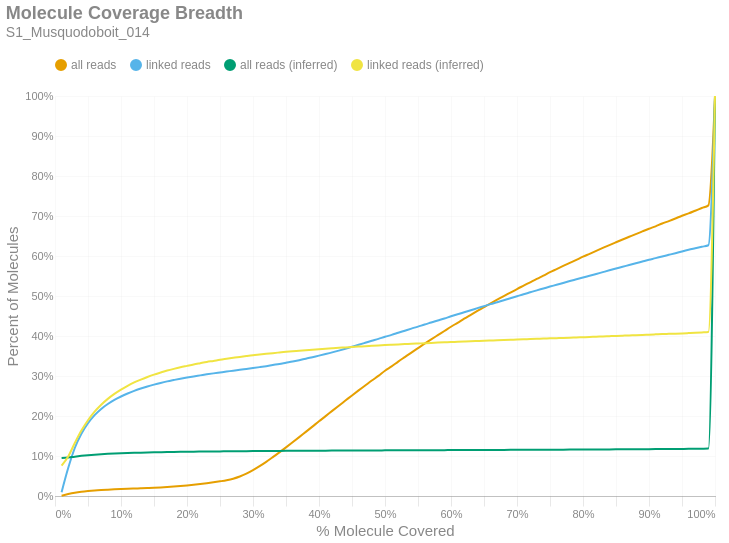

Write notebook code for a chart like this one.
### Markdown cell above
### Molecule Read Coverage
This chart shows molecule coverage breadth as computed by the number of bases aligned to that molecule. In other words, "*how much of each unique long molecule is actually sequenced/aligned?*" Keep in mind there is a distinction between sequences and alignments, since some sequences belonging to a particular molecule may not align well and wouldn't appear in the alignment data. This chart also shows molecule coverage breadth as computed by the *inferred fragment* from which the aligned sequences originate. Unlike read coverage, this calculation takes into account the total insert size, including unsequenced gaps between the forward and reverse reads. Like the previous figures, these are cumulative percents.

### Code cell
if SKIPLR:
    print_html(f"Skipped")
else:
    binned_df = consolidated_hist(valids['coverage_bp'], mask, 0.01, True)
    binned_df_inf = consolidated_hist(valids['coverage_inserts'], mask, 0.01, True)
    binned_df = binned_df.with_columns(pl.lit(binned_df_inf['all reads (cumsum)']).alias('all reads (inferred)'))
    binned_df = binned_df.with_columns(pl.lit(binned_df_inf['linked reads (cumsum)']).alias('linked reads (inferred)'))
    binned_df = binned_df.with_columns(
        (pl.col('bin').cast(pl.Float64) + 0.01).alias('right_edge')
    )

    with SafeRender(binned_df):
        (
            density_plot(binned_df, 'Molecule Coverage Breadth', samplename, 'molcov', ['all reads (inferred)','linked reads (inferred)'])
            .encode(
                #x=alt.X('bin:Q', title="% Molecule Covered").axis(format = '%').scale(padding=0),
                x=alt.X('right_edge:Q', title="% Molecule Covered").axis(format='%').scale(padding=0),
                y=alt.Y('value:Q', title='Percent of Molecules')
                    .axis(format='%')
                    .stack(False)
                    .scale(domainMin=0, padding=0),
                color=alt.Color("key:N").scale(domain = ["all reads", "linked reads", "all reads (inferred)", "linked reads (inferred)"]),
                tooltip = [
                    alt.Tooltip("key:N", title = "Data Type"),
                    alt.Tooltip("range_label:N", title="% Molecule Covered"),
                    alt.Tooltip("value:Q", format = ".2%", title="% Molecules")
                ]
            )
        ).display()

### Figure 1 — Vega-Lite specification as saved in the notebook (floating-point values rounded to 4 significant figures)
{"width": "container", "height": 400, "config": {"title": {"anchor": "start", "dy": -15, "fontSize": 18, "color": "#888888", "subtitleColor": "#888888", "subtitleFontSize": 14}, "arc": {"fill": "#0072B2"}, "axis": {"domainColor": "#888888", "domainWidth": 0.5, "gridWidth": 0.2, "grid": false, "titleFontWeight": 400, "titleFontSize": 15, "labelFontSize": 11, "labelColor": "#888888", "tickColor": "#888888", "tickWidth": 0.2, "titleColor": "#888888"}, "axisBand": {"grid": false}, "axisX": {"grid": true, "tickSize": 10, "domainCap": "round"}, "axisY": {"domain": false, "grid": true, "tickSize": 0, "domainCap": "round"}, "background": "transparent", "header": {"labelFontSize": 15, "labelColor": "#888888", "titleFontSize": 15, "titleFontWeight": 600, "titleColor": "#888888"}, "legend": {"labelFont": "sans-serif", "labelFontSize": 12, "labelColor": "#888888", "symbolSize": 100, "symbolType": "circle", "titleFontSize": 12, "titlePadding": 10, "titleColor": "#888888", "title": null, "orient": "top"}, "range": {"category": ["#E69F00", "#56B4E9", "#009E73", "#F0E442", "#0072B2", "#D55E00", "#CC79A7", "#000000"], "diverging": ["#cfe8f3", "#a2d4ec", "#73bfe2", "#46abdb", "#1696d2", "#12719e"]}, "area": {"fill": "#0072B2", "fillOpacity": 0.7, "line": true, "strokeOpacity": 0.7}, "line": {"color": "#0072B2", "stroke": "#0072B2", "strokeWidth": 2}, "trail": {"color": "#0072B2", "stroke": "#0072B2", "strokeWidth": 0, "size": 1}, "point": {"filled": true, "fillOpacity": 1.0, "size": 95}, "text": {"color": "#888888", "fontSize": 11, "align": "right", "fontWeight": 400, "size": 11}, "bar": {"fill": "#0072B2", "stroke": null}, "view": {"stroke": null, "continuousWidth": 660, "continuousHeight": 400}}, "data": {"name": "data-8069a3b25393fff6dd85d30f6000998a"}, "mark": {"type": "line", "interpolate": "monotone", "point": {"opacity": 0, "size": 275}}, "encoding": {"color": {"field": "key", "scale": {"domain": ["all reads", "linked reads", "all reads (inferred)", "linked reads (inferred)"]}, "type": "nominal"}, "tooltip": [{"field": "key", "title": "Data Type", "type": "nominal"}, {"field": "range_label", "title": "% Molecule Covered", "type": "nominal"}, {"field": "value", "format": ".2%", "title": "% Molecules", "type": "quantitative"}], "x": {"axis": {"format": "%"}, "field": "right_edge", "scale": {"padding": 0}, "title": "% Molecule Covered", "type": "quantitative"}, "y": {"axis": {"format": "%"}, "field": "value", "scale": {"domainMin": 0, "padding": 0}, "stack": false, "title": "Percent of Molecules", "type": "quantitative"}}, "params": [{"name": "param_c36ac31b6afebe62", "select": {"type": "point", "fields": ["key"]}, "bind": "legend"}], "title": {"text": "Molecule Coverage Breadth", "subtitle": "S1_Musquodoboit_014"}, "transform": [{"fold": ["all reads (cumsum)", "linked reads (cumsum)", "all reads (inferred)", "linked reads (inferred)"]}, {"calculate": "replace(datum.key, ' (cumsum)', '')", "as": "key"}, {"filter": {"param": "param_c36ac31b6afebe62"}}], "usermeta": {"embedOptions": {"downloadFileName": "S1_Musquodoboit_014.molcov"}}, "$schema": "https://vega.github.io/schema/vega-lite/v6.1.0.json", "datasets": {"data-8069a3b25393fff6dd85d30f6000998a": [{"bin": "0.0", "interval": "0.0-0.01", "all reads": 0.0007821, "linked reads": 0.009629, "all reads (cumsum)": 0.0007821, "linked reads (cumsum)": 0.009629, "range_label": "0.0-0.01", "all reads (inferred)": 0.09471, "linked reads (inferred)": 0.07585, "right_edge": 0.01}, {"bin": "0.01", "interval": "0.01-0.02", "all reads": 0.003993, "linked reads": 0.06024, "all reads (cumsum)": 0.004775, "linked reads (cumsum)": 0.06987, "range_label": "0.01-0.02", "all reads (inferred)": 0.09624, "linked reads (inferred)": 0.0987, "right_edge": 0.02}, {"bin": "0.02", "interval": "0.02-0.03", "all reads": 0.003297, "linked reads": 0.05012, "all reads (cumsum)": 0.008072, "linked reads (cumsum)": 0.12, "range_label": "0.02-0.03", "all reads (inferred)": 0.09838, "linked reads (inferred)": 0.1324, "right_edge": 0.03}, {"bin": "0.03", "interval": "0.03-0.04", "all reads": 0.002451, "linked reads": 0.03551, "all reads (cumsum)": 0.01052, "linked reads (cumsum)": 0.1555, "range_label": "0.03-0.04", "all reads (inferred)": 0.1003, "linked reads (inferred)": 0.1636, "right_edge": 0.04}, {"bin": "0.04", "interval": "0.04-0.05", "all reads": 0.001817, "linked reads": 0.02641, "all reads (cumsum)": 0.01234, "linked reads (cumsum)": 0.1819, "range_label": "0.04-0.05", "all reads (inferred)": 0.102, "linked reads (inferred)": 0.1895, "right_edge": 0.05}, {"bin": "0.05", "interval": "0.05-0.06", "all reads": 0.001455, "linked reads": 0.0203, "all reads (cumsum)": 0.01379, "linked reads (cumsum)": 0.2022, "range_label": "0.05-0.06", "all reads (inferred)": 0.1033, "linked reads (inferred)": 0.2107, "right_edge": 0.06}, {"bin": "0.06", "interval": "0.06-0.07", "all reads": 0.001121, "linked reads": 0.01555, "all reads (cumsum)": 0.01492, "linked reads (cumsum)": 0.2178, "range_label": "0.06-0.07", "all reads (inferred)": 0.1044, "linked reads (inferred)": 0.2281, "right_edge": 0.07}, {"bin": "0.07", "interval": "0.07-0.08", "all reads": 0.0009109, "linked reads": 0.01215, "all reads (cumsum)": 0.01583, "linked reads (cumsum)": 0.2299, "range_label": "0.07-0.08", "all reads (inferred)": 0.1054, "linked reads (inferred)": 0.2428, "right_edge": 0.08}, {"bin": "0.08", "interval": "0.08-0.09", "all reads": 0.0008249, "linked reads": 0.0103, "all reads (cumsum)": 0.01665, "linked reads (cumsum)": 0.2402, "range_label": "0.08-0.09", "all reads (inferred)": 0.1061, "linked reads (inferred)": 0.2552, "right_edge": 0.09}, {"bin": "0.09", "interval": "0.09-0.1", "all reads": 0.0007274, "linked reads": 0.0085, "all reads (cumsum)": 0.01738, "linked reads (cumsum)": 0.2487, "range_label": "0.09-0.1", "all reads (inferred)": 0.1068, "linked reads (inferred)": 0.266, "right_edge": 0.1}, {"bin": "0.1", "interval": "0.1-0.11", "all reads": 0.0006967, "linked reads": 0.00751, "all reads (cumsum)": 0.01808, "linked reads (cumsum)": 0.2562, "range_label": "0.1-0.11", "all reads (inferred)": 0.1074, "linked reads (inferred)": 0.2754, "right_edge": 0.11}, {"bin": "0.11", "interval": "0.11-0.12", "all reads": 0.0006462, "linked reads": 0.006674, "all reads (cumsum)": 0.01872, "linked reads (cumsum)": 0.2629, "range_label": "0.11-0.12", "all reads (inferred)": 0.1079, "linked reads (inferred)": 0.2838, "right_edge": 0.12}, {"bin": "0.12", "interval": "0.12-0.13", "all reads": 0.0006341, "linked reads": 0.005688, "all reads (cumsum)": 0.01936, "linked reads (cumsum)": 0.2686, "range_label": "0.12-0.13", "all reads (inferred)": 0.1084, "linked reads (inferred)": 0.2909, "right_edge": 0.13}, {"bin": "0.13", "interval": "0.13-0.14", "all reads": 0.0006453, "linked reads": 0.005173, "all reads (cumsum)": 0.02, "linked reads (cumsum)": 0.2737, "range_label": "0.13-0.14", "all reads (inferred)": 0.1088, "linked reads (inferred)": 0.2975, "right_edge": 0.14}, {"bin": "0.14", "interval": "0.14-0.15", "all reads": 0.0006746, "linked reads": 0.004633, "all reads (cumsum)": 0.02068, "linked reads (cumsum)": 0.2784, "range_label": "0.14-0.15", "all reads (inferred)": 0.1092, "linked reads (inferred)": 0.3035, "right_edge": 0.15}, {"bin": "0.15", "interval": "0.15-0.16", "all reads": 0.0007961, "linked reads": 0.004276, "all reads (cumsum)": 0.02147, "linked reads (cumsum)": 0.2827, "range_label": "0.15-0.16", "all reads (inferred)": 0.1095, "linked reads (inferred)": 0.3086, "right_edge": 0.16}, {"bin": "0.16", "interval": "0.16-0.17", "all reads": 0.0009578, "linked reads": 0.003857, "all reads (cumsum)": 0.02243, "linked reads (cumsum)": 0.2865, "range_label": "0.16-0.17", "all reads (inferred)": 0.1098, "linked reads (inferred)": 0.3135, "right_edge": 0.17}, {"bin": "0.17", "interval": "0.17-0.18", "all reads": 0.001126, "linked reads": 0.003425, "all reads (cumsum)": 0.02356, "linked reads (cumsum)": 0.2899, "range_label": "0.17-0.18", "all reads (inferred)": 0.1101, "linked reads (inferred)": 0.3178, "right_edge": 0.18}, {"bin": "0.18", "interval": "0.18-0.19", "all reads": 0.001309, "linked reads": 0.0033, "all reads (cumsum)": 0.02487, "linked reads (cumsum)": 0.2932, "range_label": "0.18-0.19", "all reads (inferred)": 0.1103, "linked reads (inferred)": 0.3218, "right_edge": 0.19}, {"bin": "0.19", "interval": "0.19-0.2", "all reads": 0.001512, "linked reads": 0.002998, "all reads (cumsum)": 0.02638, "linked reads (cumsum)": 0.2962, "range_label": "0.19-0.2", "all reads (inferred)": 0.1106, "linked reads (inferred)": 0.3253, "right_edge": 0.2}, {"bin": "0.2", "interval": "0.2-0.21", "all reads": 0.001666, "linked reads": 0.002779, "all reads (cumsum)": 0.02804, "linked reads (cumsum)": 0.299, "range_label": "0.2-0.21", "all reads (inferred)": 0.1108, "linked reads (inferred)": 0.3288, "right_edge": 0.21}, {"bin": "0.21", "interval": "0.21-0.22", "all reads": 0.001814, "linked reads": 0.002561, "all reads (cumsum)": 0.02986, "linked reads (cumsum)": 0.3016, "range_label": "0.21-0.22", "all reads (inferred)": 0.111, "linked reads (inferred)": 0.332, "right_edge": 0.22}, {"bin": "0.22", "interval": "0.22-0.23", "all reads": 0.00204, "linked reads": 0.002589, "all reads (cumsum)": 0.0319, "linked reads (cumsum)": 0.3042, "range_label": "0.22-0.23", "all reads (inferred)": 0.1112, "linked reads (inferred)": 0.3351, "right_edge": 0.23}, {"bin": "0.23", "interval": "0.23-0.24", "all reads": 0.002229, "linked reads": 0.002407, "all reads (cumsum)": 0.03413, "linked reads (cumsum)": 0.3066, "range_label": "0.23-0.24", "all reads (inferred)": 0.1114, "linked reads (inferred)": 0.3377, "right_edge": 0.24}, {"bin": "0.24", "interval": "0.24-0.25", "all reads": 0.002531, "linked reads": 0.00231, "all reads (cumsum)": 0.03666, "linked reads (cumsum)": 0.3089, "range_label": "0.24-0.25", "all reads (inferred)": 0.1115, "linked reads (inferred)": 0.3406, "right_edge": 0.25}, {"bin": "0.25", "interval": "0.25-0.26", "all reads": 0.002811, "linked reads": 0.002305, "all reads (cumsum)": 0.03947, "linked reads (cumsum)": 0.3112, "range_label": "0.25-0.26", "all reads (inferred)": 0.1117, "linked reads (inferred)": 0.343, "right_edge": 0.26}, {"bin": "0.26", "interval": "0.26-0.27", "all reads": 0.003776, "linked reads": 0.002049, "all reads (cumsum)": 0.04324, "linked reads (cumsum)": 0.3132, "range_label": "0.26-0.27", "all reads (inferred)": 0.1119, "linked reads (inferred)": 0.3454, "right_edge": 0.27}, {"bin": "0.27", "interval": "0.27-0.28", "all reads": 0.005367, "linked reads": 0.002324, "all reads (cumsum)": 0.04861, "linked reads (cumsum)": 0.3156, "range_label": "0.27-0.28", "all reads (inferred)": 0.112, "linked reads (inferred)": 0.3478, "right_edge": 0.28}, {"bin": "0.28", "interval": "0.28-0.29", "all reads": 0.007259, "linked reads": 0.002105, "all reads (cumsum)": 0.05587, "linked reads (cumsum)": 0.3177, "range_label": "0.28-0.29", "all reads (inferred)": 0.1122, "linked reads (inferred)": 0.35, "right_edge": 0.29}, {"bin": "0.29", "interval": "0.29-0.3", "all reads": 0.008889, "linked reads": 0.002152, "all reads (cumsum)": 0.06476, "linked reads (cumsum)": 0.3198, "range_label": "0.29-0.3", "all reads (inferred)": 0.1123, "linked reads (inferred)": 0.352, "right_edge": 0.3}, {"bin": "0.3", "interval": "0.3-0.31", "all reads": 0.009874, "linked reads": 0.002352, "all reads (cumsum)": 0.07463, "linked reads (cumsum)": 0.3222, "range_label": "0.3-0.31", "all reads (inferred)": 0.1124, "linked reads (inferred)": 0.3537, "right_edge": 0.31}, {"bin": "0.31", "interval": "0.31-0.32", "all reads": 0.01083, "linked reads": 0.002482, "all reads (cumsum)": 0.08547, "linked reads (cumsum)": 0.3247, "range_label": "0.31-0.32", "all reads (inferred)": 0.1125, "linked reads (inferred)": 0.3554, "right_edge": 0.32}, {"bin": "0.32", "interval": "0.32-0.33", "all reads": 0.01166, "linked reads": 0.002784, "all reads (cumsum)": 0.09713, "linked reads (cumsum)": 0.3274, "range_label": "0.32-0.33", "all reads (inferred)": 0.1126, "linked reads (inferred)": 0.3572, "right_edge": 0.33}, {"bin": "0.33", "interval": "0.33-0.34", "all reads": 0.01203, "linked reads": 0.002677, "all reads (cumsum)": 0.1092, "linked reads (cumsum)": 0.3301, "range_label": "0.33-0.34", "all reads (inferred)": 0.1127, "linked reads (inferred)": 0.3588, "right_edge": 0.34}, {"bin": "0.34", "interval": "0.34-0.35", "all reads": 0.01245, "linked reads": 0.003077, "all reads (cumsum)": 0.1216, "linked reads (cumsum)": 0.3332, "range_label": "0.34-0.35", "all reads (inferred)": 0.1129, "linked reads (inferred)": 0.3605, "right_edge": 0.35}, {"bin": "0.35", "interval": "0.35-0.36", "all reads": 0.01274, "linked reads": 0.003011, "all reads (cumsum)": 0.1343, "linked reads (cumsum)": 0.3362, "range_label": "0.35-0.36", "all reads (inferred)": 0.113, "linked reads (inferred)": 0.3619, "right_edge": 0.36}, {"bin": "0.36", "interval": "0.36-0.37", "all reads": 0.01292, "linked reads": 0.003388, "all reads (cumsum)": 0.1473, "linked reads (cumsum)": 0.3396, "range_label": "0.36-0.37", "all reads (inferred)": 0.113, "linked reads (inferred)": 0.3631, "right_edge": 0.37}, {"bin": "0.37", "interval": "0.37-0.38", "all reads": 0.01311, "linked reads": 0.003574, "all reads (cumsum)": 0.1604, "linked reads (cumsum)": 0.3432, "range_label": "0.37-0.38", "all reads (inferred)": 0.1131, "linked reads (inferred)": 0.3645, "right_edge": 0.38}, {"bin": "0.38", "interval": "0.38-0.39", "all reads": 0.01305, "linked reads": 0.003932, "all reads (cumsum)": 0.1734, "linked reads (cumsum)": 0.3471, "range_label": "0.38-0.39", "all reads (inferred)": 0.1132, "linked reads (inferred)": 0.3657, "right_edge": 0.39}, {"bin": "0.39", "interval": "0.39-0.4", "all reads": 0.01336, "linked reads": 0.003788, "all reads (cumsum)": 0.1868, "linked reads (cumsum)": 0.3509, "range_label": "0.39-0.4", "all reads (inferred)": 0.1133, "linked reads (inferred)": 0.367, "right_edge": 0.4}, {"bin": "0.4", "interval": "0.4-0.41", "all reads": 0.0129, "linked reads": 0.00396, "all reads (cumsum)": 0.1997, "linked reads (cumsum)": 0.3548, "range_label": "0.4-0.41", "all reads (inferred)": 0.1134, "linked reads (inferred)": 0.3682, "right_edge": 0.41}, {"bin": "0.41", "interval": "0.41-0.42", "all reads": 0.01309, "linked reads": 0.004145, "all reads (cumsum)": 0.2128, "linked reads (cumsum)": 0.359, "range_label": "0.41-0.42", "all reads (inferred)": 0.1135, "linked reads (inferred)": 0.3694, "right_edge": 0.42}, {"bin": "0.42", "interval": "0.42-0.43", "all reads": 0.01297, "linked reads": 0.004503, "all reads (cumsum)": 0.2257, "linked reads (cumsum)": 0.3635, "range_label": "0.42-0.43", "all reads (inferred)": 0.1136, "linked reads (inferred)": 0.3705, "right_edge": 0.43}, {"bin": "0.43", "interval": "0.43-0.44", "all reads": 0.01282, "linked reads": 0.00468, "all reads (cumsum)": 0.2386, "linked reads (cumsum)": 0.3682, "range_label": "0.43-0.44", "all reads (inferred)": 0.1136, "linked reads (inferred)": 0.3715, "right_edge": 0.44}, {"bin": "0.44", "interval": "0.44-0.45", "all reads": 0.01286, "linked reads": 0.004917, "all reads (cumsum)": 0.2514, "linked reads (cumsum)": 0.3731, "range_label": "0.44-0.45", "all reads (inferred)": 0.1137, "linked reads (inferred)": 0.3726, "right_edge": 0.45}, {"bin": "0.45", "interval": "0.45-0.46", "all reads": 0.01253, "linked reads": 0.004894, "all reads (cumsum)": 0.264, "linked reads (cumsum)": 0.378, "range_label": "0.45-0.46", "all reads (inferred)": 0.1138, "linked reads (inferred)": 0.3736, "right_edge": 0.46}, {"bin": "0.46", "interval": "0.46-0.47", "all reads": 0.01229, "linked reads": 0.004959, "all reads (cumsum)": 0.2762, "linked reads (cumsum)": 0.3829, "range_label": "0.46-0.47", "all reads (inferred)": 0.1139, "linked reads (inferred)": 0.3745, "right_edge": 0.47}, {"bin": "0.47", "interval": "0.47-0.48", "all reads": 0.01235, "linked reads": 0.004982, "all reads (cumsum)": 0.2886, "linked reads (cumsum)": 0.3879, "range_label": "0.47-0.48", "all reads (inferred)": 0.1139, "linked reads (inferred)": 0.3755, "right_edge": 0.48}, {"bin": "0.48", "interval": "0.48-0.49", "all reads": 0.01166, "linked reads": 0.00488, "all reads (cumsum)": 0.3003, "linked reads (cumsum)": 0.3928, "range_label": "0.48-0.49", "all reads (inferred)": 0.114, "linked reads (inferred)": 0.3764, "right_edge": 0.49}, {"bin": "0.49", "interval": "0.49-0.5", "all reads": 0.01289, "linked reads": 0.005242, "all reads (cumsum)": 0.3131, "linked reads (cumsum)": 0.398, "range_label": "0.49-0.5", "all reads (inferred)": 0.1141, "linked reads (inferred)": 0.3773, "right_edge": 0.5}, {"bin": "0.5", "interval": "0.5-0.51", "all reads": 0.01079, "linked reads": 0.00475, "all reads (cumsum)": 0.3239, "linked reads (cumsum)": 0.4028, "range_label": "0.5-0.51", "all reads (inferred)": 0.1141, "linked reads (inferred)": 0.3782, "right_edge": 0.51}, {"bin": "0.51", "interval": "0.51-0.52", "all reads": 0.01195, "linked reads": 0.005261, "all reads (cumsum)": 0.3359, "linked reads (cumsum)": 0.4081, "range_label": "0.51-0.52", "all reads (inferred)": 0.1142, "linked reads (inferred)": 0.379, "right_edge": 0.52}, {"bin": "0.52", "interval": "0.52-0.53", "all reads": 0.01137, "linked reads": 0.005214, "all reads (cumsum)": 0.3473, "linked reads (cumsum)": 0.4133, "range_label": "0.52-0.53", "all reads (inferred)": 0.1143, "linked reads (inferred)": 0.3797, "right_edge": 0.53}, {"bin": "0.53", "interval": "0.53-0.54", "all reads": 0.01135, "linked reads": 0.005228, "all reads (cumsum)": 0.3586, "linked reads (cumsum)": 0.4185, "range_label": "0.53-0.54", "all reads (inferred)": 0.1143, "linked reads (inferred)": 0.3804, "right_edge": 0.54}, {"bin": "0.54", "interval": "0.54-0.55", "all reads": 0.01099, "linked reads": 0.004987, "all reads (cumsum)": 0.3696, "linked reads (cumsum)": 0.4235, "range_label": "0.54-0.55", "all reads (inferred)": 0.1144, "linked reads (inferred)": 0.3812, "right_edge": 0.55}, {"bin": "0.55", "interval": "0.55-0.56", "all reads": 0.0112, "linked reads": 0.005326, "all reads (cumsum)": 0.3808, "linked reads (cumsum)": 0.4288, "range_label": "0.55-0.56", "all reads (inferred)": 0.1145, "linked reads (inferred)": 0.382, "right_edge": 0.56}, {"bin": "0.56", "interval": "0.56-0.57", "all reads": 0.01082, "linked reads": 0.004894, "all reads (cumsum)": 0.3916, "linked reads (cumsum)": 0.4337, "range_label": "0.56-0.57", "all reads (inferred)": 0.1145, "linked reads (inferred)": 0.3828, "right_edge": 0.57}, {"bin": "0.57", "interval": "0.57-0.58", "all reads": 0.01051, "linked reads": 0.00508, "all reads (cumsum)": 0.4021, "linked reads (cumsum)": 0.4388, "range_label": "0.57-0.58", "all reads (inferred)": 0.1146, "linked reads (inferred)": 0.3835, "right_edge": 0.58}, {"bin": "0.58", "interval": "0.58-0.59", "all reads": 0.01045, "linked reads": 0.005047, "all reads (cumsum)": 0.4126, "linked reads (cumsum)": 0.4438, "range_label": "0.58-0.59", "all reads (inferred)": 0.1147, "linked reads (inferred)": 0.3842, "right_edge": 0.59}, {"bin": "0.59", "interval": "0.59-0.6", "all reads": 0.01058, "linked reads": 0.005391, "all reads (cumsum)": 0.4232, "linked reads (cumsum)": 0.4492, "range_label": "0.59-0.6", "all reads (inferred)": 0.1147, "linked reads (inferred)": 0.3848, "right_edge": 0.6}, {"bin": "0.6", "interval": "0.6-0.61", "all reads": 0.009848, "linked reads": 0.005126, "all reads (cumsum)": 0.433, "linked reads (cumsum)": 0.4543, "range_label": "0.6-0.61", "all reads (inferred)": 0.1148, "linked reads (inferred)": 0.3855, "right_edge": 0.61}, {"bin": "0.61", "interval": "0.61-0.62", "all reads": 0.01018, "linked reads": 0.004949, "all reads (cumsum)": 0.4432, "linked reads (cumsum)": 0.4593, "range_label": "0.61-0.62", "all reads (inferred)": 0.1149, "linked reads (inferred)": 0.3862, "right_edge": 0.62}, {"bin": "0.62", "interval": "0.62-0.63", "all reads": 0.009746, "linked reads": 0.005056, "all reads (cumsum)": 0.4529, "linked reads (cumsum)": 0.4644, "range_label": "0.62-0.63", "all reads (inferred)": 0.1149, "linked reads (inferred)": 0.3869, "right_edge": 0.63}, {"bin": "0.63", "interval": "0.63-0.64", "all reads": 0.009677, "linked reads": 0.005224, "all reads (cumsum)": 0.4626, "linked reads (cumsum)": 0.4696, "range_label": "0.63-0.64", "all reads (inferred)": 0.115, "linked reads (inferred)": 0.3875, "right_edge": 0.64}, {"bin": "0.64", "interval": "0.64-0.65", "all reads": 0.009454, "linked reads": 0.005075, "all reads (cumsum)": 0.4721, "linked reads (cumsum)": 0.4746, "range_label": "0.64-0.65", "all reads (inferred)": 0.1151, "linked reads (inferred)": 0.3881, "right_edge": 0.65}, {"bin": "0.65", "interval": "0.65-0.66", "all reads": 0.009568, "linked reads": 0.005131, "all reads (cumsum)": 0.4816, "linked reads (cumsum)": 0.4798, "range_label": "0.65-0.66", "all reads (inferred)": 0.1151, "linked reads (inferred)": 0.3887, "right_edge": 0.66}, {"bin": "0.66", "interval": "0.66-0.67", "all reads": 0.009048, "linked reads": 0.004736, "all reads (cumsum)": 0.4907, "linked reads (cumsum)": 0.4845, "range_label": "0.66-0.67", "all reads (inferred)": 0.1152, "linked reads (inferred)": 0.3894, "right_edge": 0.67}, {"bin": "0.67", "interval": "0.67-0.68", "all reads": 0.009056, "linked reads": 0.004838, "all reads (cumsum)": 0.4997, "linked reads (cumsum)": 0.4894, "range_label": "0.67-0.68", "all reads (inferred)": 0.1153, "linked reads (inferred)": 0.39, "right_edge": 0.68}, {"bin": "0.68", "interval": "0.68-0.69", "all reads": 0.008797, "linked reads": 0.004819, "all reads (cumsum)": 0.5085, "linked reads (cumsum)": 0.4942, "range_label": "0.68-0.69", "all reads (inferred)": 0.1153, "linked reads (inferred)": 0.3906, "right_edge": 0.69}, {"bin": "0.69", "interval": "0.69-0.7", "all reads": 0.00885, "linked reads": 0.005056, "all reads (cumsum)": 0.5174, "linked reads (cumsum)": 0.4992, "range_label": "0.69-0.7", "all reads (inferred)": 0.1154, "linked reads (inferred)": 0.3911, "right_edge": 0.7}, {"bin": "0.7", "interval": "0.7-0.71", "all reads": 0.008487, "linked reads": 0.005238, "all reads (cumsum)": 0.5259, "linked reads (cumsum)": 0.5045, "range_label": "0.7-0.71", "all reads (inferred)": 0.1155, "linked reads (inferred)": 0.3917, "right_edge": 0.71}, {"bin": "0.71", "interval": "0.71-0.72", "all reads": 0.008476, "linked reads": 0.004838, "all reads (cumsum)": 0.5343, "linked reads (cumsum)": 0.5093, "range_label": "0.71-0.72", "all reads (inferred)": 0.1155, "linked reads (inferred)": 0.3924, "right_edge": 0.72}, {"bin": "0.72", "interval": "0.72-0.73", "all reads": 0.008486, "linked reads": 0.004838, "all reads (cumsum)": 0.5428, "linked reads (cumsum)": 0.5141, "range_label": "0.72-0.73", "all reads (inferred)": 0.1156, "linked reads (inferred)": 0.3929, "right_edge": 0.73}, {"bin": "0.73", "interval": "0.73-0.74", "all reads": 0.008091, "linked reads": 0.004647, "all reads (cumsum)": 0.5509, "linked reads (cumsum)": 0.5188, "range_label": "0.73-0.74", "all reads (inferred)": 0.1157, "linked reads (inferred)": 0.3934, "right_edge": 0.74}, {"bin": "0.74", "interval": "0.74-0.75", "all reads": 0.008543, "linked reads": 0.00475, "all reads (cumsum)": 0.5595, "linked reads (cumsum)": 0.5235, "range_label": "0.74-0.75", "all reads (inferred)": 0.1157, "linked reads (inferred)": 0.3941, "right_edge": 0.75}, {"bin": "0.75", "interval": "0.75-0.76", "all reads": 0.007761, "linked reads": 0.004485, "all reads (cumsum)": 0.5672, "linked reads (cumsum)": 0.528, "range_label": "0.75-0.76", "all reads (inferred)": 0.1158, "linked reads (inferred)": 0.3946, "right_edge": 0.76}, {"bin": "0.76", "interval": "0.76-0.77", "all reads": 0.007871, "linked reads": 0.004666, "all reads (cumsum)": 0.5751, "linked reads (cumsum)": 0.5327, "range_label": "0.76-0.77", "all reads (inferred)": 0.1159, "linked reads (inferred)": 0.3951, "right_edge": 0.77}, {"bin": "0.77", "interval": "0.77-0.78", "all reads": 0.007699, "linked reads": 0.004601, "all reads (cumsum)": 0.5828, "linked reads (cumsum)": 0.5373, "range_label": "0.77-0.78", "all reads (inferred)": 0.116, "linked reads (inferred)": 0.3957, "right_edge": 0.78}, {"bin": "0.78", "interval": "0.78-0.79", "all reads": 0.007694, "linked reads": 0.004434, "all reads (cumsum)": 0.5905, "linked reads (cumsum)": 0.5417, "range_label": "0.78-0.79", "all reads (inferred)": 0.1161, "linked reads (inferred)": 0.3963, "right_edge": 0.79}, {"bin": "0.79", "interval": "0.79-0.8", "all reads": 0.00789, "linked reads": 0.004457, "all reads (cumsum)": 0.5984, "linked reads (cumsum)": 0.5462, "range_label": "0.79-0.8", "all reads (inferred)": 0.1162, "linked reads (inferred)": 0.3969, "right_edge": 0.8}, {"bin": "0.8", "interval": "0.8-0.81", "all reads": 0.007107, "linked reads": 0.004387, "all reads (cumsum)": 0.6055, "linked reads (cumsum)": 0.5506, "range_label": "0.8-0.81", "all reads (inferred)": 0.1162, "linked reads (inferred)": 0.3976, "right_edge": 0.81}, {"bin": "0.81", "interval": "0.81-0.82", "all reads": 0.007347, "linked reads": 0.004513, "all reads (cumsum)": 0.6128, "linked reads (cumsum)": 0.5551, "range_label": "0.81-0.82", "all reads (inferred)": 0.1163, "linked reads (inferred)": 0.3983, "right_edge": 0.82}, {"bin": "0.82", "interval": "0.82-0.83", "all reads": 0.007276, "linked reads": 0.004559, "all reads (cumsum)": 0.6201, "linked reads (cumsum)": 0.5596, "range_label": "0.82-0.83", "all reads (inferred)": 0.1164, "linked reads (inferred)": 0.3989, "right_edge": 0.83}, {"bin": "0.83", "interval": "0.83-0.84", "all reads": 0.007209, "linked reads": 0.00455, "all reads (cumsum)": 0.6273, "linked reads (cumsum)": 0.5642, "range_label": "0.83-0.84", "all reads (inferred)": 0.1165, "linked reads (inferred)": 0.3996, "right_edge": 0.84}, {"bin": "0.84", "interval": "0.84-0.85", "all reads": 0.006997, "linked reads": 0.004448, "all reads (cumsum)": 0.6343, "linked reads (cumsum)": 0.5686, "range_label": "0.84-0.85", "all reads (inferred)": 0.1166, "linked reads (inferred)": 0.4003, "right_edge": 0.85}, {"bin": "0.85", "interval": "0.85-0.86", "all reads": 0.006913, "linked reads": 0.004271, "all reads (cumsum)": 0.6412, "linked reads (cumsum)": 0.5729, "range_label": "0.85-0.86", "all reads (inferred)": 0.1167, "linked reads (inferred)": 0.4009, "right_edge": 0.86}, {"bin": "0.86", "interval": "0.86-0.87", "all reads": 0.006786, "linked reads": 0.004578, "all reads (cumsum)": 0.648, "linked reads (cumsum)": 0.5775, "range_label": "0.86-0.87", "all reads (inferred)": 0.1168, "linked reads (inferred)": 0.4015, "right_edge": 0.87}, {"bin": "0.87", "interval": "0.87-0.88", "all reads": 0.006792, "linked reads": 0.004303, "all reads (cumsum)": 0.6548, "linked reads (cumsum)": 0.5818, "range_label": "0.87-0.88", "all reads (inferred)": 0.1169, "linked reads (inferred)": 0.4021, "right_edge": 0.88}, {"bin": "0.88", "interval": "0.88-0.89", "all reads": 0.00662, "linked reads": 0.004406, "all reads (cumsum)": 0.6614, "linked reads (cumsum)": 0.5862, "range_label": "0.88-0.89", "all reads (inferred)": 0.117, "linked reads (inferred)": 0.4027, "right_edge": 0.89}, {"bin": "0.89", "interval": "0.89-0.9", "all reads": 0.006621, "linked reads": 0.004382, "all reads (cumsum)": 0.668, "linked reads (cumsum)": 0.5906, "range_label": "0.89-0.9", "all reads (inferred)": 0.1171, "linked reads (inferred)": 0.4034, "right_edge": 0.9}, {"bin": "0.9", "interval": "0.9-0.91", "all reads": 0.006179, "linked reads": 0.004052, "all reads (cumsum)": 0.6742, "linked reads (cumsum)": 0.5946, "range_label": "0.9-0.91", "all reads (inferred)": 0.1172, "linked reads (inferred)": 0.4041, "right_edge": 0.91}, {"bin": "0.91", "interval": "0.91-0.92", "all reads": 0.007005, "linked reads": 0.004303, "all reads (cumsum)": 0.6812, "linked reads (cumsum)": 0.5989, "range_label": "0.91-0.92", "all reads (inferred)": 0.1174, "linked reads (inferred)": 0.4048, "right_edge": 0.92}, {"bin": "0.92", "interval": "0.92-0.93", "all reads": 0.006034, "linked reads": 0.004006, "all reads (cumsum)": 0.6873, "linked reads (cumsum)": 0.6029, "range_label": "0.92-0.93", "all reads (inferred)": 0.1175, "linked reads (inferred)": 0.4053, "right_edge": 0.93}, {"bin": "0.93", "interval": "0.93-0.94", "all reads": 0.006463, "linked reads": 0.004043, "all reads (cumsum)": 0.6937, "linked reads (cumsum)": 0.607, "range_label": "0.93-0.94", "all reads (inferred)": 0.1176, "linked reads (inferred)": 0.4059, "right_edge": 0.94}, {"bin": "0.94", "interval": "0.94-0.95", "all reads": 0.007025, "linked reads": 0.004359, "all reads (cumsum)": 0.7007, "linked reads (cumsum)": 0.6113, "range_label": "0.94-0.95", "all reads (inferred)": 0.1177, "linked reads (inferred)": 0.4065, "right_edge": 0.95}, {"bin": "0.95", "interval": "0.95-0.96", "all reads": 0.005694, "linked reads": 0.004127, "all reads (cumsum)": 0.7064, "linked reads (cumsum)": 0.6155, "range_label": "0.95-0.96", "all reads (inferred)": 0.1179, "linked reads (inferred)": 0.4072, "right_edge": 0.96}, {"bin": "0.96", "interval": "0.96-0.97", "all reads": 0.006737, "linked reads": 0.003802, "all reads (cumsum)": 0.7132, "linked reads (cumsum)": 0.6193, "range_label": "0.96-0.97", "all reads (inferred)": 0.118, "linked reads (inferred)": 0.4079, "right_edge": 0.97}, {"bin": "0.97", "interval": "0.97-0.98", "all reads": 0.00684, "linked reads": 0.003788, "all reads (cumsum)": 0.72, "linked reads (cumsum)": 0.6231, "range_label": "0.97-0.98", "all reads (inferred)": 0.1182, "linked reads (inferred)": 0.4089, "right_edge": 0.98}, {"bin": "0.98", "interval": "0.98-0.99", "all reads": 0.006545, "linked reads": 0.003736, "all reads (cumsum)": 0.7266, "linked reads (cumsum)": 0.6268, "range_label": "0.98-0.99", "all reads (inferred)": 0.1185, "linked reads (inferred)": 0.41, "right_edge": 0.99}, {"bin": "0.99", "interval": "0.99-1.0", "all reads": 0.2734, "linked reads": 0.3732, "all reads (cumsum)": 1.0, "linked reads (cumsum)": 1.0, "range_label": "0.99-1.0", "all reads (inferred)": 1.0, "linked reads (inferred)": 1.0, "right_edge": 1.0}]}}
